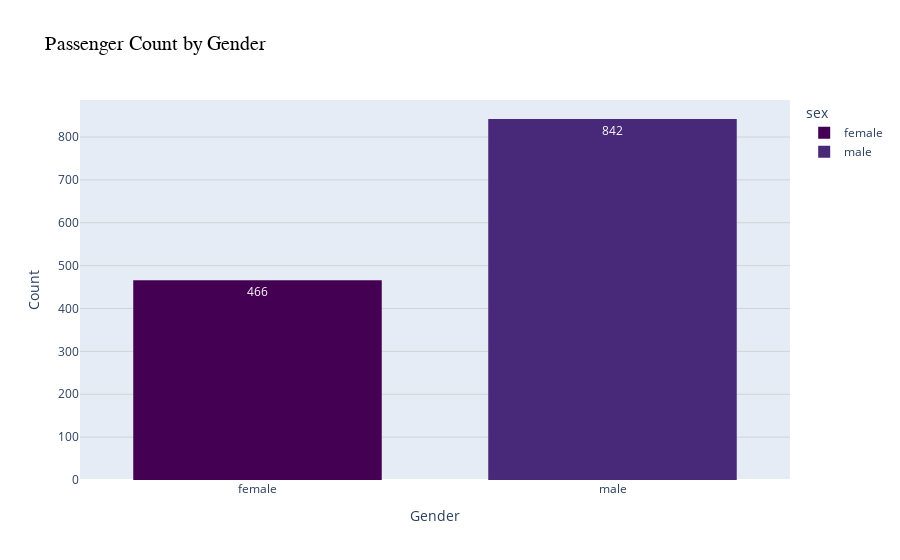

Notebook code for this chart:
### Markdown cell above
## 7.5 Passengers By Sex <a id=5.3></a>

### Code cell
fig = px.histogram(
    df, 
    x="sex", 
    color="sex", 
    text_auto=True,  
    title="Passenger Count by Gender",
    color_discrete_sequence=px.colors.sequential.Viridis 
)

fig.update_layout(
    xaxis_title="Gender",
    yaxis_title="Count",
    title_font=dict(size=20, family="Arial", color="black"),
    xaxis=dict(showgrid=False),
    yaxis=dict(showgrid=True, gridcolor="lightgray"),
    bargap=0.3
)

fig.show()

### Figure 1 — Plotly figure (JSON) as saved in the notebook; plotly's stock layout.template omitted (floating-point values rounded to 4 significant figures; data arrays with more than 128 entries replaced by an {"elided": "..."} marker saying what was removed)
{"data": [{"bingroup": "x", "hovertemplate": "sex=%{x}<br>count=%{y}<extra></extra>", "legendgroup": "female", "marker": {"color": "#440154", "pattern": {"shape": ""}}, "name": "female", "orientation": "v", "showlegend": true, "texttemplate": "%{value}", "type": "histogram", "x": {"elided": "466 str values"}, "xaxis": "x", "yaxis": "y"}, {"bingroup": "x", "hovertemplate": "sex=%{x}<br>count=%{y}<extra></extra>", "legendgroup": "male", "marker": {"color": "#482878", "pattern": {"shape": ""}}, "name": "male", "orientation": "v", "showlegend": true, "texttemplate": "%{value}", "type": "histogram", "x": {"elided": "842 str values"}, "xaxis": "x", "yaxis": "y"}], "layout": {"bargap": 0.3, "barmode": "relative", "legend": {"title": {"text": "sex"}, "tracegroupgap": 0}, "title": {"font": {"color": "black", "family": "Arial", "size": 20}, "text": "Passenger Count by Gender"}, "xaxis": {"anchor": "y", "categoryarray": ["female", "male"], "categoryorder": "array", "domain": [0, 1], "showgrid": false, "title": {"text": "Gender"}}, "yaxis": {"anchor": "x", "domain": [0, 1], "gridcolor": "lightgray", "showgrid": true, "title": {"text": "Count"}}}}
